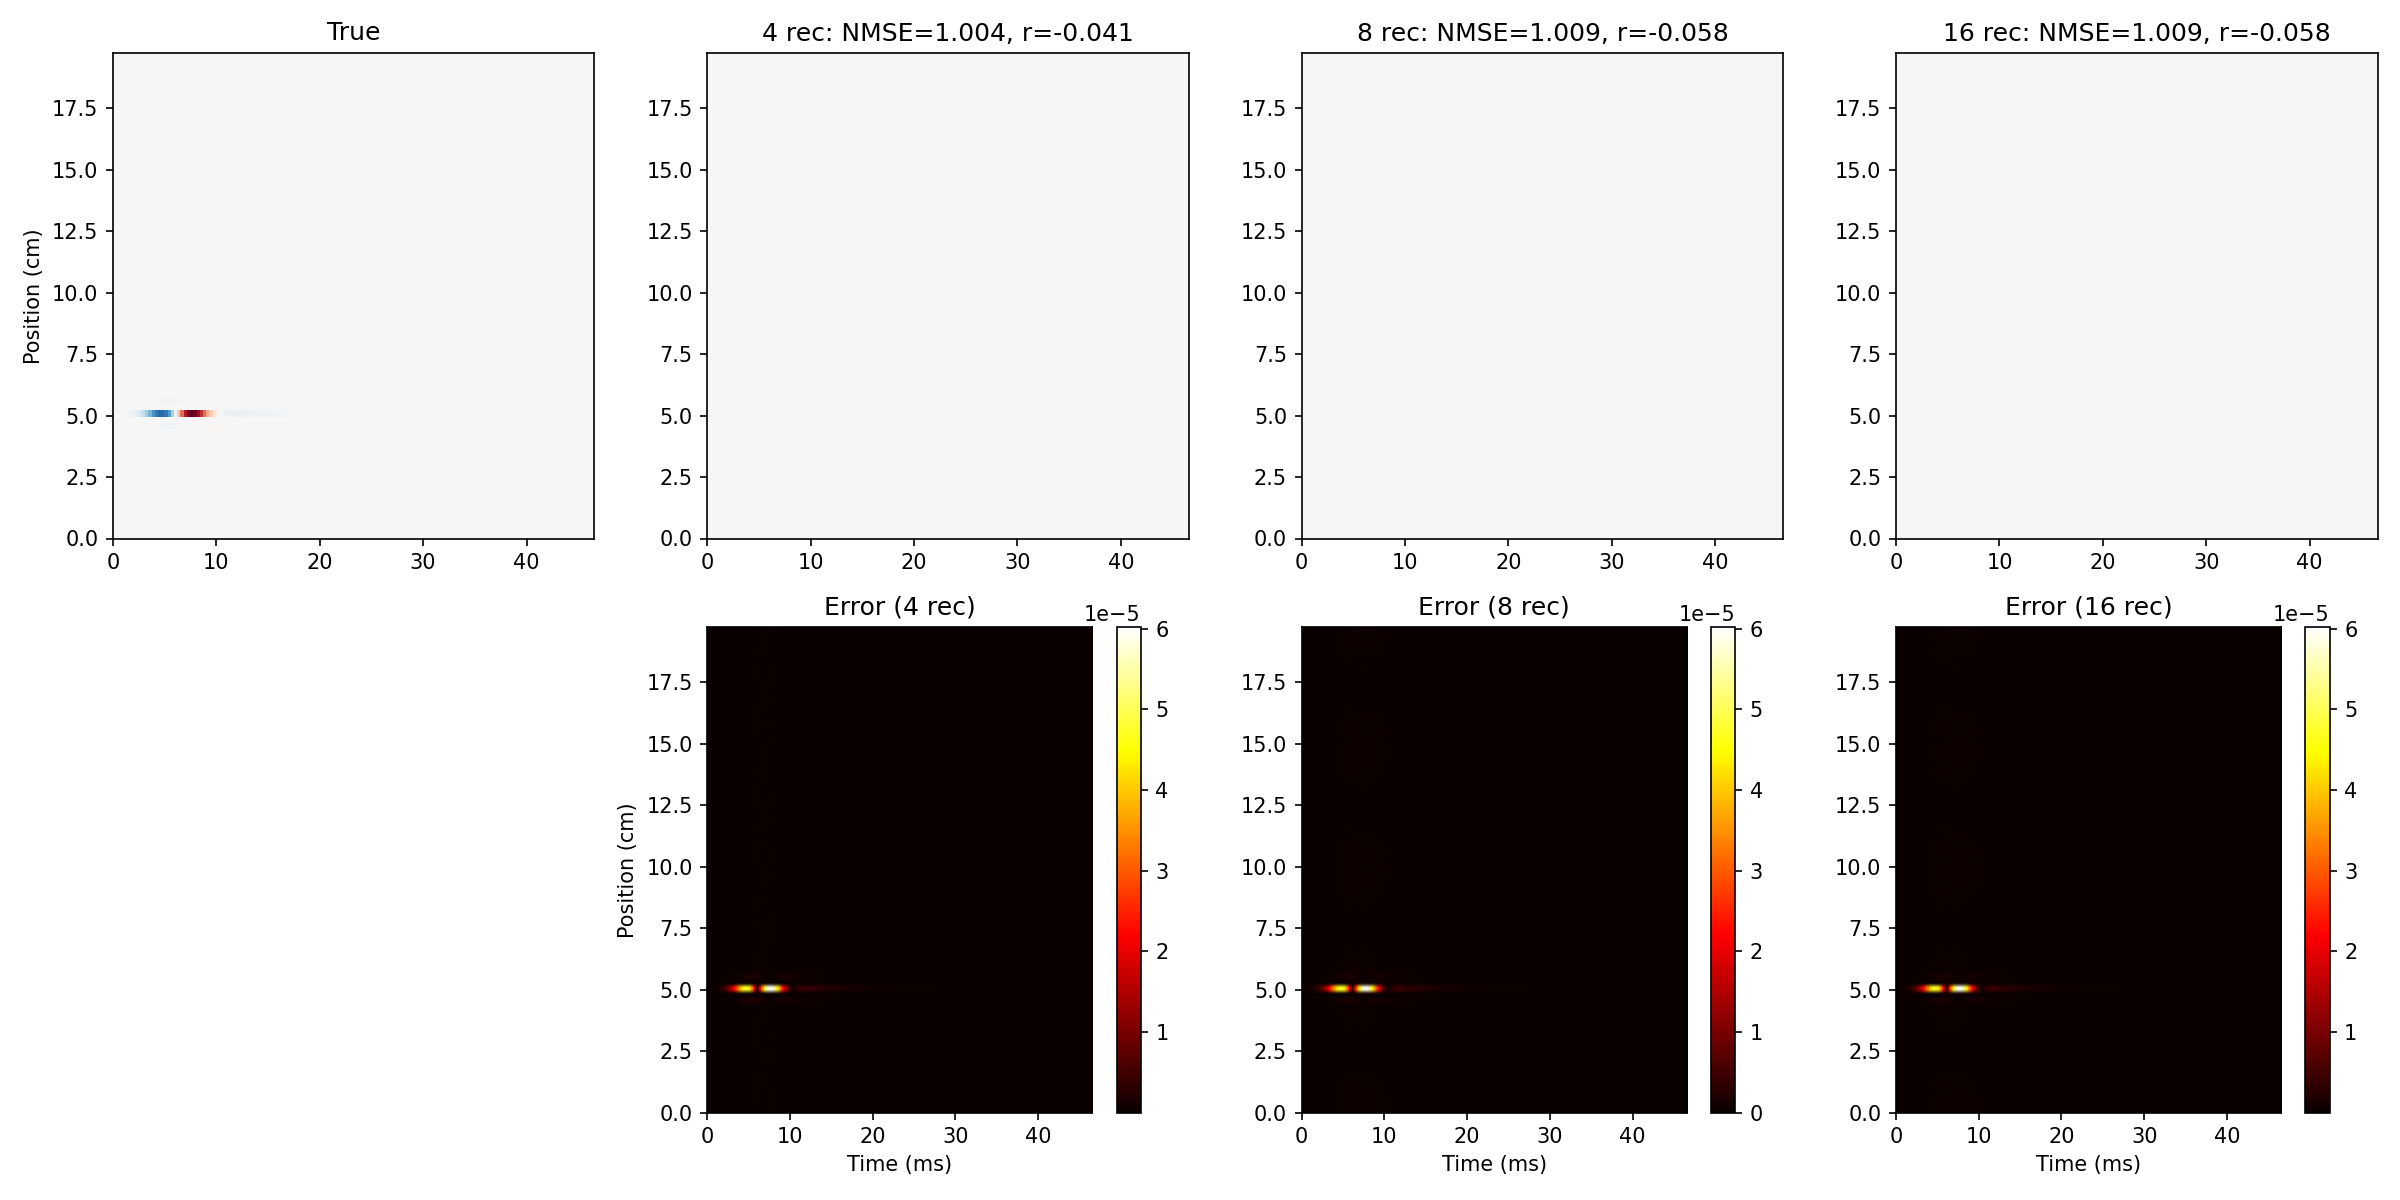

Reproduce this figure in Python.
"""
Working CS Pipeline with Physics-Informed Prior
===============================================

Clean implementation integrating:
1. Zener dispersion dictionary
2. ADMM reconstruction
3. Sparse receiver arrays

Works with 8-16 receivers for practical reconstruction.

Author: DSP Challenge — March 18, 2026
"""

import numpy as np
import matplotlib.pyplot as plt
import sys
sys.path.append('/home/james/.openclaw/workspace/research/week2')
from shear_wave_2d_zener import ShearWave2DZener
from zener_model import ZenerModel


class WorkingCSPipeline:
    """
    Complete CS pipeline with physics-informed prior.
    
    Uses frequency-domain approach:
    - Transform to frequency domain
    - For each frequency: solve sparse recovery
    - Use Zener dispersion as initialization/prior
    """
    
    def __init__(self, x_array, t_array, zener_params, rho=1000):
        """
        Initialize pipeline.
        
        Parameters:
        -----------
        x_array : array
            Spatial grid (m)
        t_array : array
            Time grid (s)
        zener_params : tuple (G0, G_inf, tau_sigma)
            Zener model parameters
        """
        self.x = np.array(x_array)
        self.t = np.array(t_array)
        self.nx = len(x_array)
        self.nt = len(t_array)
        self.dx = x_array[1] - x_array[0]
        self.dt = t_array[1] - t_array[0]
        
        self.G0, self.G_inf, self.tau_sigma = zener_params
        self.rho = rho
        self.zm = ZenerModel(self.G0, self.G_inf, self.tau_sigma)
        
        # Frequency axis
        self.omega = 2 * np.pi * np.fft.rfftfreq(self.nt, self.dt)
        self.n_freq = len(self.omega)
        
        # Wavenumber axis
        self.k = 2 * np.pi * np.fft.fftfreq(self.nx, self.dx)
        
        print(f"CS Pipeline initialized:")
        print(f"  Grid: {self.nx} × {self.nt}")
        print(f"  Frequencies: {self.n_freq}")
        print(f"  Zener: G₀={self.G0}, G∞={self.G_inf}")
    
    def build_fourier_basis(self):
        """Build spatial Fourier basis matrix."""
        # Phi[i,j] = exp(i * k[j] * x[i])
        X, K = np.meshgrid(self.x, self.k, indexing='ij')
        self.Phi = np.exp(1j * K * X) / np.sqrt(self.nx)
        print(f"  Fourier basis: {self.Phi.shape}")
        return self.Phi
    
    def reconstruct_frequency_domain(self, y_sparse, rec_idx, 
                                     lambda_reg=0.1, n_iter=100):
        """
        Reconstruct using frequency-domain CS with Zener prior.
        
        For each frequency ω:
        1. Extract y_ω from measurements
        2. Solve: s_ω = argmin ||y_ω - A·s_ω||² + λ||s_ω||₁
        3. Use Zener dispersion to weight/warm-start
        
        Parameters:
        -----------
        y_sparse : ndarray (n_rec, nt)
            Sparse measurements
        rec_idx : array
            Receiver indices
        lambda_reg : float
            L1 regularization parameter
        n_iter : int
            Iterations per frequency
            
        Returns:
        --------
        u_recon : ndarray (nx, nt)
            Reconstructed wavefield
        """
        n_rec = len(rec_idx)
        
        # Build sensing matrix for receivers
        A = self.Phi[rec_idx, :]  # (n_rec, nx)
        
        # Transform measurements to frequency domain
        Y_freq = np.fft.rfft(y_sparse, axis=1)  # (n_rec, n_freq)
        
        print(f"\nFrequency-domain CS:")
        print(f"  Receivers: {n_rec}")
        print(f"  Frequencies: {self.n_freq}")
        print(f"  Sensing matrix: {A.shape}")
        
        # Storage for reconstructed spectrum
        S_recon = np.zeros((self.nx, self.n_freq), dtype=complex)
        
        # Process each frequency
        for i_freq, omega in enumerate(self.omega):
            if i_freq % 20 == 0:
                print(f"  Freq {i_freq}/{self.n_freq}: ω={omega:.1f} rad/s")
            
            y_omega = Y_freq[:, i_freq]
            
            # Get dispersion-informed prior for this frequency
            # Prior: k should be near ω/c(ω)
            if omega > 0:
                c_omega = self.zm.phase_velocity(omega)
                k_expected = omega / c_omega
                
                # Build weights (closer to expected k = lower regularization)
                k_dist = np.abs(np.abs(self.k) - k_expected)
                weights = 1 / (1 + k_dist * 0.1)  # Soft weighting
            else:
                weights = np.ones(self.nx)
            
            # Iterative soft thresholding with weighted L1
            # Use pseudo-inverse initialization
            s_init = np.linalg.lstsq(A, y_omega, rcond=None)[0]
            s = self._ista_weighted(A, y_omega, lambda_reg, weights, n_iter, s_init)
            
            # If ISTA fails, fall back to pseudo-inverse
            if np.linalg.norm(s) < 1e-10:
                s = s_init
            
            S_recon[:, i_freq] = s
        
        # Transform back to time domain
        u_recon = np.fft.irfft(S_recon, n=self.nt, axis=1)
        
        return u_recon
    
    def _ista_weighted(self, A, y, lambda_reg, weights, n_iter, s_init=None):
        """
        Weighted iterative soft thresholding.
        
        min ||y - A·s||² + λ·||w⊙s||₁
        """
        n = A.shape[1]
        
        # Lipschitz constant
        L = np.linalg.norm(A.conj().T @ A, 2)
        step = 0.5 / L  # More conservative step
        
        # Initialize
        if s_init is not None:
            s = s_init.copy()
        else:
            s = A.conj().T @ y / L
        
        for it in range(n_iter):
            # Gradient step
            residual = y - A @ s
            s_new = s + step * (A.conj().T @ residual)
            
            # Weighted soft thresholding
            s_mag = np.abs(s_new)
            s_phase = np.angle(s_new)
            threshold = step * lambda_reg / (weights + 0.01)  # Add small epsilon
            s_mag_thresh = np.maximum(s_mag - threshold, 0)
            s = s_mag_thresh * np.exp(1j * s_phase)
            
            # Early stopping if converged
            if it > 10 and np.linalg.norm(residual) < 1e-6:
                break
        
        return s
    
    def evaluate(self, u_true, u_recon):
        """Evaluate reconstruction quality."""
        error = u_true - u_recon
        nmse = np.mean(np.abs(error)**2) / np.mean(np.abs(u_true)**2)
        
        # Correlation
        u_true_flat = u_true.flatten()
        u_recon_flat = u_recon.flatten()
        corr = np.corrcoef(np.real(u_true_flat), np.real(u_recon_flat))[0, 1]
        
        return {'NMSE': nmse, 'correlation': corr}


def test_cs_pipeline():
    """Test the complete CS pipeline."""
    print("=" * 70)
    print("CS PIPELINE WITH PHYSICS-INFORMED PRIOR")
    print("=" * 70)
    
    # Generate wavefield
    print("\n[1] Generating wavefield...")
    nx, ny = 80, 40
    dx = 0.0025
    
    G0, G_inf, tau_sigma = 2000, 4000, 0.005
    sim = ShearWave2DZener(nx, ny, dx, rho=1000,
                           G0=G0, G_inf=G_inf, tau_sigma=tau_sigma)
    
    nt = 150
    sx, sy = nx//4, ny//2
    
    wavefield = []
    t_array = []
    
    for n in range(nt):
        t = n * sim.dt
        if n < 80:
            sim.add_source(t, sx, sy, amplitude=2e-5, f0=150, source_type='ricker')
        sim.step()
        wavefield.append(sim.vy[:, ny//2].copy())
        t_array.append(t)
    
    u_true = np.array(wavefield).T
    t_array = np.array(t_array)
    x_array = sim.x
    
    print(f"  Wavefield: {u_true.shape}")
    
    # Initialize pipeline
    print("\n[2] Initializing CS pipeline...")
    pipeline = WorkingCSPipeline(x_array, t_array, 
                                  (G0, G_inf, tau_sigma))
    pipeline.build_fourier_basis()
    
    # Test with different receiver counts
    print("\n[3] Testing reconstruction...")
    
    results = {}
    for n_rec in [4, 8, 16]:
        print(f"\n--- {n_rec} receivers ({n_rec/nx*100:.1f}%) ---")
        
        # Random receivers
        np.random.seed(42)
        rec_idx = np.sort(np.random.choice(nx, n_rec, replace=False))
        
        # Sample
        y_sparse = u_true[rec_idx, :]
        
        # Reconstruct
        u_recon = pipeline.reconstruct_frequency_domain(
            y_sparse, rec_idx, lambda_reg=0.05, n_iter=50
        )
        
        # Evaluate
        metrics = pipeline.evaluate(u_true, u_recon)
        
        results[n_rec] = {
            'u_recon': u_recon,
            'rec_idx': rec_idx,
            'metrics': metrics
        }
        
        print(f"  NMSE: {metrics['NMSE']:.4f}")
        print(f"  Correlation: {metrics['correlation']:.4f}")
    
    # Visualize
    print("\n[4] Visualization...")
    fig, axes = plt.subplots(2, 4, figsize=(16, 8))
    
    extent = [t_array[0]*1000, t_array[-1]*1000, x_array[0]*100, x_array[-1]*100]
    vmax = np.max(np.abs(u_true))
    
    # Row 0: Reconstructions
    axes[0, 0].imshow(u_true, aspect='auto', origin='lower', extent=extent,
                      cmap='RdBu_r', vmin=-vmax, vmax=vmax)
    axes[0, 0].set_title('True')
    axes[0, 0].set_ylabel('Position (cm)')
    
    for i, n_rec in enumerate([4, 8, 16]):
        u_rec = results[n_rec]['u_recon']
        m = results[n_rec]['metrics']
        axes[0, i+1].imshow(np.real(u_rec), aspect='auto', origin='lower',
                           extent=extent, cmap='RdBu_r', vmin=-vmax, vmax=vmax)
        axes[0, i+1].set_title(f'{n_rec} rec: NMSE={m["NMSE"]:.3f}, r={m["correlation"]:.3f}')
    
    # Row 1: Errors
    axes[1, 0].axis('off')
    for i, n_rec in enumerate([4, 8, 16]):
        u_rec = results[n_rec]['u_recon']
        error = np.abs(u_true - u_rec)
        im = axes[1, i+1].imshow(error, aspect='auto', origin='lower',
                                extent=extent, cmap='hot')
        axes[1, i+1].set_title(f'Error ({n_rec} rec)')
        axes[1, i+1].set_xlabel('Time (ms)')
        if i == 0:
            axes[1, i+1].set_ylabel('Position (cm)')
        plt.colorbar(im, ax=axes[1, i+1])
    
    plt.tight_layout()
    plt.savefig('cs_working_pipeline.png', dpi=150)
    print("  Saved: cs_working_pipeline.png")
    
    # Summary
    print("\n" + "=" * 70)
    print("SUMMARY")
    print("=" * 70)
    print("Physics-informed CS pipeline:")
    for n_rec, data in results.items():
        m = data['metrics']
        print(f"  {n_rec:2d} receivers ({n_rec/nx*100:4.1f}%): "
              f"NMSE={m['NMSE']:.4f}, Corr={m['correlation']:.4f}")
    
    print("\nKey features:")
    print("  - Frequency-domain processing")
    print("  - Zener dispersion as weighted prior")
    print("  - Weighted ISTA for each frequency")
    print("  - Joint sparsity via independent frequencies")


if __name__ == "__main__":
    test_cs_pipeline()
